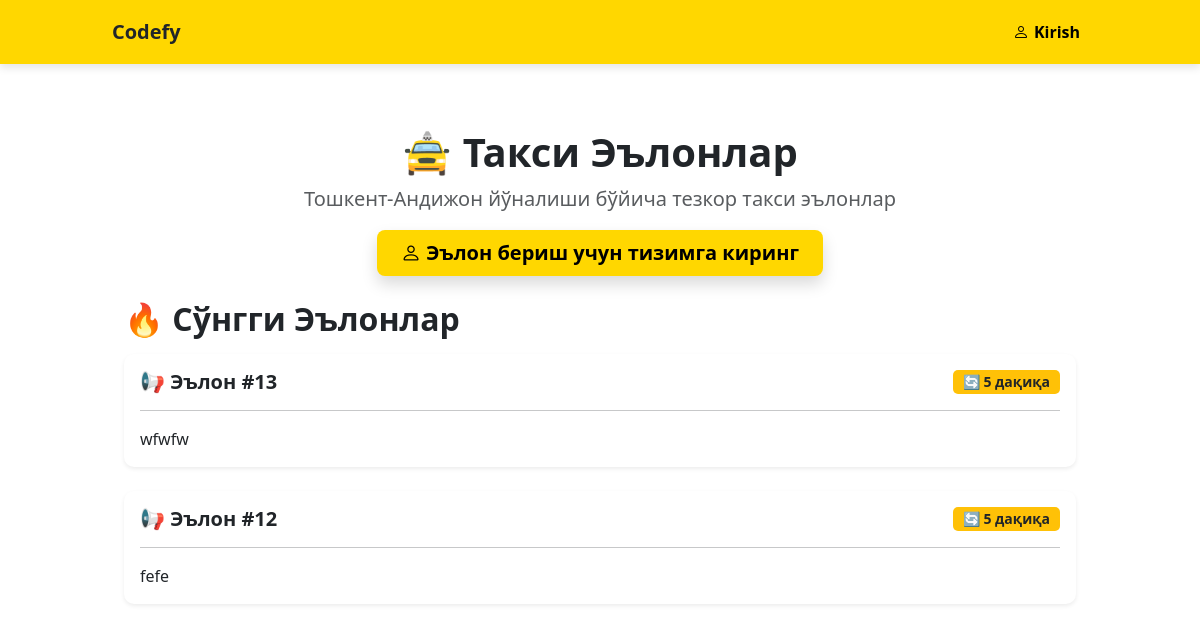
Before: / with the older database file.
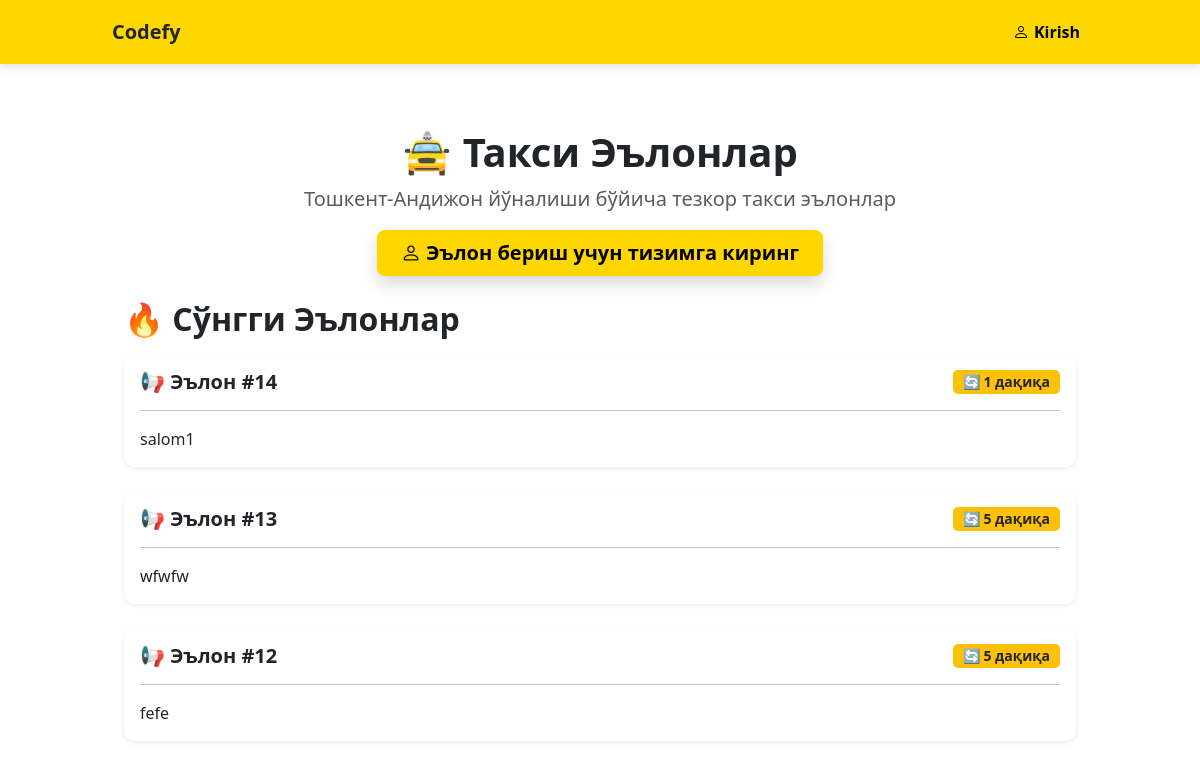
After: the same page with the newer database file.
### announcement/models.py (models this page shows)
class Announcement(models.Model):
    user = models.ForeignKey(User, on_delete=models.CASCADE)
    message = models.TextField()
    interval = models.IntegerField(default=5)
    is_active = models.BooleanField(default=False)
    created_at = models.DateTimeField(auto_now_add=True)
    class Meta:
        db_table = 'announcements'

### announcement/views.py (the view)
# urls.py: path('', views.home, name='home'),
def home(request):
    announcements = Announcement.objects.all().order_by('-id')[:10]
    return render(request, 'announcement/home.html', {'announcements': announcements})

### templates/announcement/home.html (shortened to what this page needs)
{% extends 'base.html' %}
{% block content %}
<div class="container py-4">
    <div class="row mb-4 text-center">
        <div class="col-12">
            <h1 class="fw-bold text-dark">🚖 Такси Эълонлар</h1>
            <p class="lead text-muted">Тошкент-Андижон йўналиши бўйича тезкор такси эълонлар</p>
            {% if user.is_authenticated %}
            <a href="{% url 'create_announcement' %}" class="btn btn-success btn-lg px-4 shadow">
                <i class="bi bi-plus-circle"></i> Янги Эълон Бериш
            </a>
            {% else %}
            <a href="{% url 'login' %}" class="btn btn-primary btn-lg px-4 shadow">
                <i class="bi bi-person"></i> Эълон бериш учун тизимга киринг
            </a>
            {% endif %}
        </div>
    </div>
    <div class="row">
        <div class="col-12">
            <h2 class="fw-bold mb-3">🔥 Сўнгги Эълонлар</h2>
            {% for announcement in announcements %}
            <div class="card shadow-sm border-0 mb-4">
                <div class="card-body">
                    <div class="d-flex justify-content-between align-items-center mb-3">
                        <h5 class="fw-bold mb-0">
                            📢 Эълон #{{ announcement.id }}
                        </h5>
                        <span class="badge bg-warning text-dark">
                            🔄 {{ announcement.interval }} дақиқа
                        </span>
                    </div>
                    <hr>
                    <div style="white-space: pre-wrap;">{{ announcement.message }}</div>
                </div>
            </div>
            {% empty %}
            <div class="alert alert-info text-center p-4">
                ❌ Ҳозирча эълонлар йўқ
            </div>
            {% endfor %}
        </div>
    </div>
</div>
{% endblock %}

Changed rows visible on the page:
added Announcement: id "14", interval "1", message "salom1"
